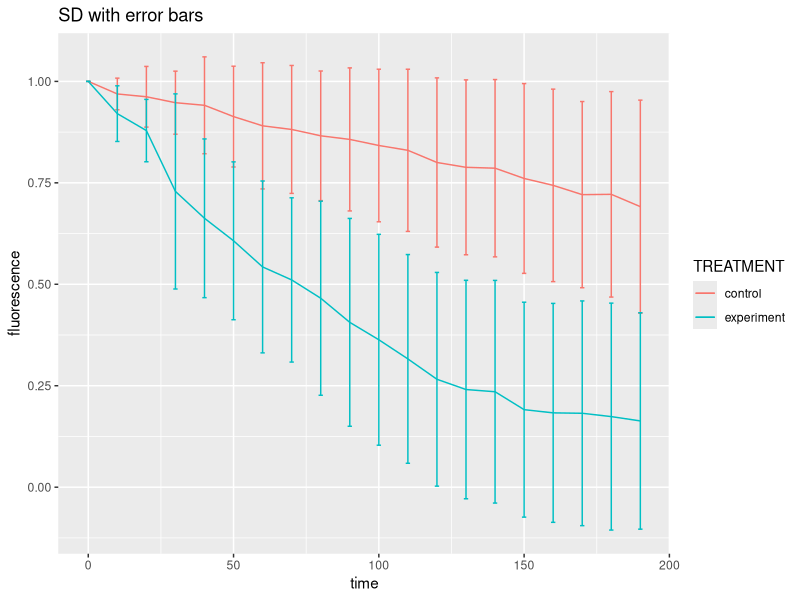
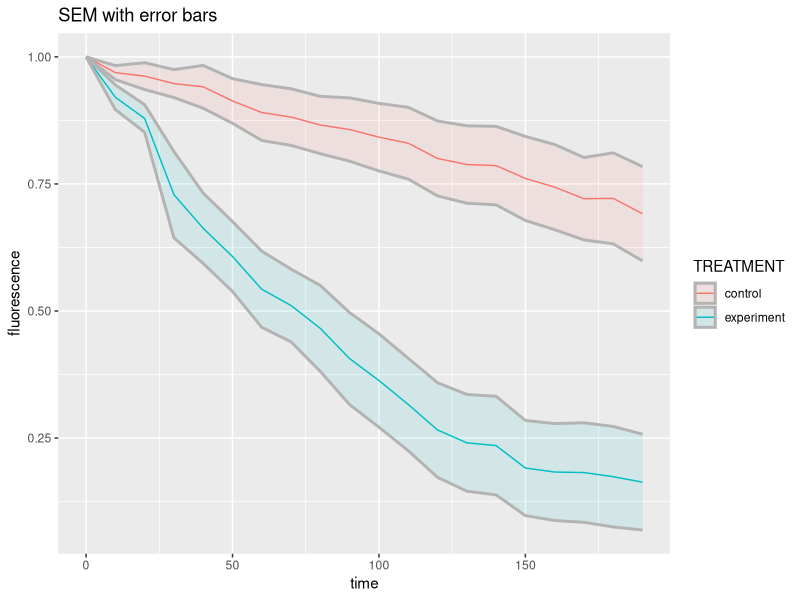

Write R code to recreate these figures, in order.
## ---- chunk 1
knitr::opts_chunk$set(echo = TRUE)
## ---- chunk 2
## Up-regulated genes ======================================================== #
## 4034 genes up-regulated in either experiment (vs control)

ol.obs =  92 # overlap
A =  2247           # total size of Cluster 2 (Set A = bigger set)
B =  295        # total size of Cluster 3 (Set B = smaller set)
N = 4034         # total genes up-regulated in both experiments
# 
# # What is the expected overlap based on the null hypothesis of independence?
ol.exp = A * B / N

ol.exp
## ---- chunk 3
? phyper
? dhyper

## ---- chunk 4
## p-value using hypergeometric test ========================================= #

# using CDF function

phyper(ol.obs, B, N - B, A, lower.tail= TRUE)
# using PDF function
sum(dhyper( 0:ol.obs, B, N - B, A ))

## ---- chunk 5
## with Fisher's exact test ================================================== #

A.not.B = A-ol.obs
B.not.A = B-ol.obs
N.not.AB = N - B - A + ol.obs  # same as: N - B - A.not.B
contingency.table = rbind(c(ol.obs, A.not.B),
                          c(B.not.A, N.not.AB))
rownames(contingency.table) = c("overlap","Set A")
colnames(contingency.table) = c("B","Rest")
contingency.table
fisher.test(contingency.table, alternative="less")
fisher.test(contingency.table, alternative="less")$p.value

## ---- chunk 6

#p-value are the same for both fisher test and hypergeometric test
## ---- chunk 7
library(dplyr)

data <- read.csv("HW7_data.csv", header = T)
#View(data)



data_new <- data %>% 
  group_by(TREATMENT, time) %>%
  summarise(Mean = mean(Values), s.d = sd(Values), sem = sd(Values)/sqrt(length(Values)), 
            upper.limit.sem = Mean + sem, lower.limit.sem = Mean - sem,upper.limit.sd = Mean + s.d,lower.limit.sd = Mean - s.d  )
  
data_new 
  

## ---- chunk 8


###SD error bars

library(ggplot2)
plot_sd <- ggplot(data = data_new, 
       mapping = aes(x = time, y = Mean))+
  geom_line(aes(col= TREATMENT)) +
  geom_errorbar(aes(ymin = lower.limit.sd, ymax = upper.limit.sd, col = TREATMENT), width = 1.5)
P_SD = plot_sd + ggtitle("SD with error bars") + xlab("time") + ylab("fluorescence")


P_SD






## ---- chunk 9


library(ggplot2)
plot_sem <- ggplot(data = data_new, 
       mapping = aes(x = time, y = Mean))+
  geom_line(aes(col= TREATMENT))
  
P_SEM = plot_sem + ggtitle("SEM with error bars") + xlab("time") + ylab("fluorescence")

P_SEM + geom_ribbon(aes(x = time, ymin = lower.limit.sem, ymax = upper.limit.sem,fill= TREATMENT), 
                alpha=0.1,       
                linetype=1,      
                colour="grey70", 
                size=1)

## ---- chunk 10
#The first plot is more informative since it gives us understanding that the 2 groups ( treatment vs control) at the beginning have overlap but with time they start to be spread from each other showing no overlap between error bars. Also on the first plot we have SD error bars  and in the second plot we have SEM bars. Thats why in the first plot we can infer more information since SD is the spread around the mean
